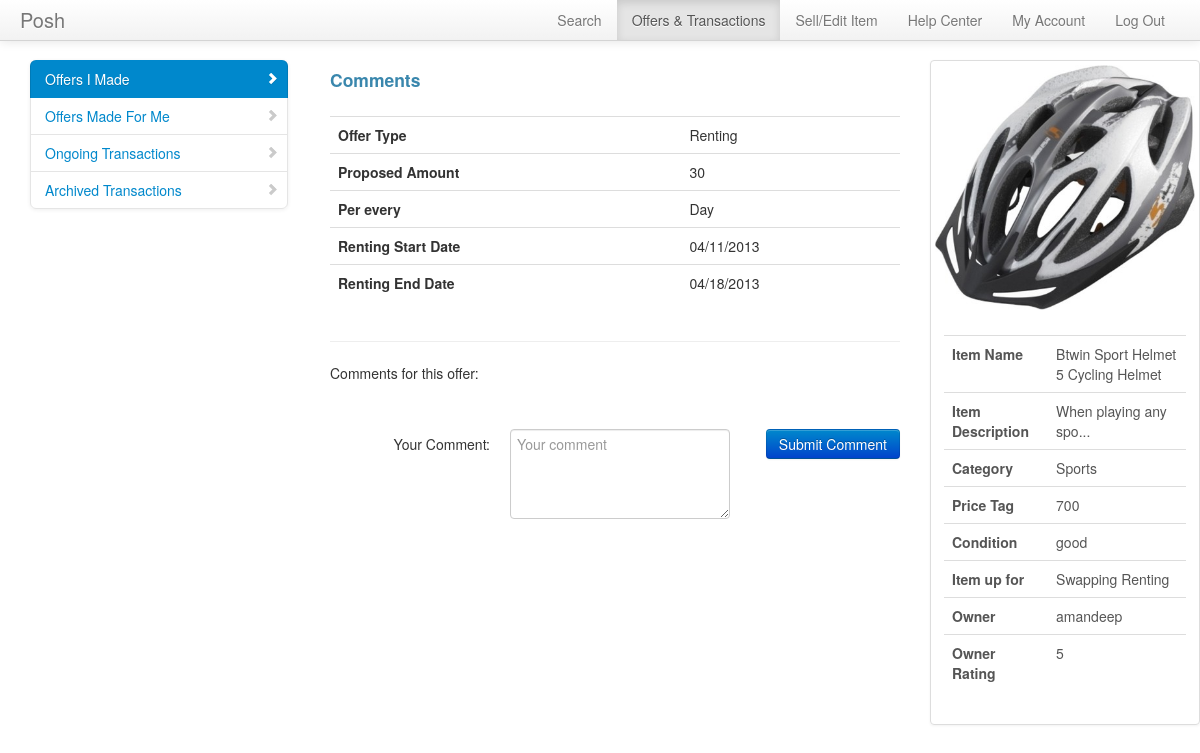
Screenshot of /manageoffers/viewcommentsrent.php?offerid=80 (signed in) with the database file from the repository.
### tables this page shows
CREATE TABLE IF NOT EXISTS `rentdetails` (
  `offerid` int(10) NOT NULL,
  `startdate` varchar(20) NOT NULL,
  `enddate` varchar(20) NOT NULL,
  `amount` int(10) NOT NULL,
  `per` varchar(10) NOT NULL,
  KEY `offerid` (`offerid`)
);

CREATE TABLE IF NOT EXISTS `inventory` (
  `itemid` int(10) NOT NULL AUTO_INCREMENT,
  `owner` varchar(20) NOT NULL,
  `itemname` varchar(40) NOT NULL,
  `category` varchar(40) NOT NULL,
  `addedon` timestamp NOT NULL DEFAULT CURRENT_TIMESTAMP,
  `pricetag` int(10) NOT NULL,
  `description` varchar(500) NOT NULL,
  `condition` varchar(20) NOT NULL,
  `image` varchar(500) DEFAULT NULL,
  PRIMARY KEY (`itemid`),
  KEY `owner` (`owner`)
);

CREATE TABLE IF NOT EXISTS `users` (
  `username` varchar(20) NOT NULL,
  `studentid` int(10) NOT NULL,
  `email` varchar(40) NOT NULL,
  `firstname` varchar(40) NOT NULL,
  `lastname` varchar(40) NOT NULL,
  `roomno` int(3) NOT NULL,
  `wing` varchar(1) NOT NULL,
  `rating` float NOT NULL DEFAULT '5',
  `password` varchar(20) NOT NULL,
  `confirmed` int(1) NOT NULL,
  `ratingno` int(11) DEFAULT '1',
  `random` int(11) DEFAULT NULL,
  PRIMARY KEY (`username`)
);

### meekrodb.2.1.class.php (called while the page is built, shortened)
<?php
class DB {
  protected static $mdb = null;
  public static function getMDB() {
    $mdb = DB::$mdb;
    if ($mdb === null) {
      $mdb = DB::$mdb = new MeekroDB();
    }
    return $mdb;
  }
  public static function query() { $args = func_get_args(); return call_user_func_array(array(DB::getMDB(), 'query'), $args); }
}
class MeekroDB {
  public $dbName = '';
  public $user = '';
  public $password = '';
  public $host = 'localhost';
  public $port = null;
  public $encoding = 'latin1';
  public $queryMode = 'queryAllRows';
  public $param_char = '%';
  public $named_param_seperator = '_';
  public $internal_mysql = null;
  public function __construct($host=null, $user=null, $password=null, $dbName=null, $port=null, $encoding=null) {
    if ($host === null) $host = DB::$host;
    if ($user === null) $user = DB::$user;
    if ($password === null) $password = DB::$password;
    if ($dbName === null) $dbName = DB::$dbName;
    if ($port === null) $port = DB::$port;
    if ($encoding === null) $encoding = DB::$encoding;
    $this->host = $host;
    $this->user = $user;
    $this->password = $password;
    $this->dbName = $dbName;
    $this->port = $port;
    $this->encoding = $encoding;
  }
  public function get() {
    $mysql = $this->internal_mysql;
    if ($mysql == null) {
      if (! $this->port) $this->port = ini_get('mysqli.default_port');
      $mysql = new mysqli($this->host, $this->user, $this->password, $this->dbName, $this->port);
      $mysql->set_charset($this->encoding);
      $this->internal_mysql = $mysql;
    }
    return $mysql;
  }
  public function escape($str) {
    $db = $this->get();
    return $db->real_escape_string($str);
  }
  protected function prependCall($function, $args, $prepend) {
    array_unshift($args, $prepend);
    return call_user_func_array($function, $args);
  }
  protected function wrapStr($strOrArray, $wrapChar, $escape = false) {
    if (! is_array($strOrArray)) {
      if ($escape) return $wrapChar . $this->escape($strOrArray) . $wrapChar;
      else return $wrapChar . $strOrArray . $wrapChar;
    } else {
      $R = array();
      foreach ($strOrArray as $element) {
        $R[] = $this->wrapStr($element, $wrapChar, $escape);
      }
      return $R;
    }
  }
  public function freeResult($result) {
    return $result->free();
  }
  public function parseQueryParamsNew() {
    $args = func_get_args();
    $sql = array_shift($args);
    $args_all = $args;
    $posList = array();
    $pos_adj = 0;
    $param_char_length = strlen($this->param_char);
    $named_seperator_length = strlen($this->named_param_seperator);
    $types = array(
      $this->param_char . 'll',
      $this->param_char . 'ls',
      $this->param_char . 'l',
      $this->param_char . 'li',
      $this->param_char . 'ld',
      $this->param_char . 'lb',
      $this->param_char . 's',
      $this->param_char . 'i',
      $this->param_char . 'd',
      $this->param_char . 'b',
      $this->param_char . 'ss'
    );
    foreach ($types as $type) {
      $lastPos = 0;
      while (($pos = strpos($sql, $type, $lastPos)) !== false) {
        $lastPos = $pos + 1;
        $posList[$pos] = $type;
      }
    }
    ksort($posList);
    foreach ($posList as $pos => $type) {
      $type = substr($type, $param_char_length);
      $length_type = strlen($type) + $param_char_length;
      $new_pos = $pos + $pos_adj;
      $new_pos_back = $new_pos + $length_type;
      if ($arg_number_length = strspn($sql, '0123456789', $new_pos_back)) {
        $arg_number = substr($sql, $new_pos_back, $arg_number_length);
        if (! isset($args_all[$arg_number])) $this->nonSQLError("Non existent argument reference (arg $arg_number): $sql");
        $arg = $args_all[$arg_number];
      } else {
        $arg = array_shift($args);
      }
      if (in_array($type, array('s', 'i', 'd', 'b', 'l'))) {
        $array_type = false;
        $arg = array($arg);
        $type = 'l' . $type;
      } else if ($type == 'ss') {
        $result = "'%" . $this->escape(str_replace(array('%', '_'), array('\%', '\_'), $arg)) . "%'";
      } else {
        $array_type = true;
        if (! is_array($arg)) $this->nonSQLError("Badly formatted SQL query: $sql -- expecting array, but didn't get one!");
      }
      if ($type == 'ls') $result = $this->wrapStr($arg, "'", true);
      else if ($type == 'li') $result = array_map('intval', $arg);
      else if ($type == 'ld') $result = array_map('floatval', $arg);
      else if ($type == 'lb') $result = array_map(array($this, 'formatTableName'), $arg);
      else if ($type == 'll') $result = $arg;
      else if (! $result) $this->nonSQLError("Badly formatted SQL query: $sql");
      if (is_array($result)) {
        if (! $array_type) $result = $result[0];
        else $result = '(' . implode(',', $result) . ')';
      }
      $sql = substr_replace($sql, $result, $new_pos, $length_type + $arg_number_length);
      $pos_adj += strlen($result) - ($length_type + $arg_number_length);
    }
    return $sql;
  }
  public function parseQueryParams() {
    $args = func_get_args();
    if (is_string($args[1]) && preg_match('/^[is]+$/', $args[1]) && substr_count($args[0], '?') > 0)
      return call_user_func_array(array($this, 'parseQueryParamsOld'), $args);
    else
      return call_user_func_array(array($this, 'parseQueryParamsNew'), $args);
  }
  public function query() {
    $args = func_get_args();
    if ($this->queryMode == 'buffered' || $this->queryMode == 'unbuffered') {
      return $this->prependCall(array($this, 'queryHelper'), $args, $this->queryMode);
    } else {
      return call_user_func_array(array($this, 'queryAllRows'), $args);
    }
  }
  public function queryUnbuf() { $args = func_get_args(); return $this->prependCall(array($this, 'queryHelper'), $args, 'unbuffered'); }
  protected function queryHelper() {
    $args = func_get_args();
    $type = array_shift($args);
    $is_buffered = ($type == 'buffered');
    $is_null = ($type == 'null');
    $sql = call_user_func_array(array($this, 'parseQueryParams'), $args);
    $db = $this->get();
    $result = $db->query($sql, $is_buffered ? MYSQLI_STORE_RESULT : MYSQLI_USE_RESULT);
    return $result;
  }
  public function queryAllRows() {
    $args = func_get_args();
    $query = call_user_func_array(array($this, 'queryUnbuf'), $args);
    $result = $this->fetchAllRows($query);
    return $result;
  }
  protected function checkError() {
    return false;
  }
  public function fetchRow($result = null) {
    return $result->fetch_assoc();
  }
  public function fetchAllRows($result = null) {
    $A = array();
    while ($row = $this->fetchRow($result)) {
      $A[] = $row;
    }
    return $A;
  }
}
?>

### manageoffers/viewcommentsrent.php (the view, shortened to what this page needs)
<!DOCTYPE html>
<?php
$offerdetails = DB::query("SELECT * from offerdetails where offerid=%i", $_GET['offerid']);
$offerdetails = $offerdetails[0];
$rentdetails = DB::query("SELECT * from rentdetails where offerid=%i", $_GET['offerid']);
$rentdetails = $rentdetails[0];
$selling = DB::query("SELECT * from inventory where itemid=%i", $offerdetails['sellingitem']);
$selling=$selling[0];
?>
<html lang="en">
  <head>
    <link href="../bootstrap/css/bootstrap.css" rel="stylesheet">
    <link href="datepicker.css" rel="stylesheet">
    <link href="../bootstrap/css/bootstrap-responsive.css" rel="stylesheet">
    <link href="../bootstrap/css/bootstrap-fileupload.css" rel="stylesheet">
    <link href="../bootstrap/css/docs.css" rel="stylesheet">
	</head>
	<body>
		<div class="navbar navbar-fixed-top">
			<div class="navbar-inner">
				<div class="container" style="width: auto; padding: 0 20px;">
					<a class="brand pull-left" href="#">Posh</a>
					<ul class="nav pull-right">
						<li><a href="../search/searchhome.php">Search</a></li>
						<li class="active"><a href="../manageoffers/listoffersbyme.php">Offers & Transactions</a></li>
						<li><a href="../inventory/viewitems.php">Sell/Edit Item</a></li>
						<li><a href="../helpcenter.php">Help Center</a></li>
						<li><a href="../userdetails.php">My Account</a></li>
						<li><a href="../login/logout.php">Log Out</a></li>
					</ul>
				</div>
			</div>
		</div>
		<div class="container" style="width: auto; padding: 20px 0px 0px 0px;">
			<div class="span3 bs-docs-sidebar">
				<ul class="nav nav-list bs-docs-sidenav">
					<li  class="active"><a href="listoffersbyme.php"><i class="icon-chevron-right"></i>Offers I Made</a></li>
					<li ><a href="listoffersforme.php"><i class="icon-chevron-right"></i>Offers Made For Me</a></li>
					<li><a href="../transactions/viewongoing.php"><i class="icon-chevron-right"></i>Ongoing Transactions</a></li>
					<li><a href="../transactions/archived.php"><i class="icon-chevron-right"></i>Archived Transactions</a></li>
				</ul>
			</div>
			<div class="span6">
			<div class="row-fluid">
			<h4><p class="text-info">Comments </p></h4>
			</div>
			<div class="row-fluid">
			<table class="table table-hover">
				<thead>
					<tr>
					<th></th>
					<th></th>
					</tr>
				</thead>
				<tr>
					<th>Offer Type </th>
					<td>Renting</td>
				</tr>
				<tr>
					<th>Proposed Amount </th>
					<td><?php echo $rentdetails['amount']?></td>
				</tr>
				<tr>
						<th>Per every  </th>
						<td><?php echo $rentdetails['per']?></td>
				</tr>
				<tr>
					<th>Renting Start Date </th>
					<td><?php echo $rentdetails['startdate']?></td>
				</tr>
				<tr>
					<th>Renting End Date </th>
					<td><?php echo $rentdetails['enddate']?></td>
				</tr>
			</table>
			</div>
			<div class="row-fluid">
			<hr>
			<p>
			<?php
			echo 'Comments for this offer: ';
			echo '<table class="table table-hover">
				<thead>
					<tr>
					<th></th>
					<th></th>
					</tr>
				</thead>';
			echo 	'</table>';
			?>
			</p>
			<form name="comment" class="form-horizontal" action="submitcomment.php" method="post">
						<div class="control-group" id="commentgroup">
							<label class="control-label" for="inputComment">Your Comment: </label>
							<div class="controls">
							<textarea rows="4" name="comment" required id="inputComment" placeholder="Your comment" onkeyup=""></textarea>
							<button class="btn btn-primary pull-right" type="submit" id="signupbtn">Submit Comment</button>
							</div>
						</div>
			</form>
			</div>
		</div>
			<div class="span3">
			<div class="thumbnail">
			<?php echo '<img src="../upload/'.$selling['image'].'" alt="">';?>
			<div class="caption">
				<div class="row-fluid">
				<table class="table table-hover">
				<thead>
					<tr>
					<th></th>
					<th></th>
					</tr>
				</thead>
				<tr>
					<th>Item Name </th>
					<td><?php echo $selling['itemname']?></td>
				</tr>
				<tr>
					<th>Item Description </th>
					<td><?php echo substr($selling['description'],0,20)."..."?></td>
				</tr>
				<tr>
						<th>Category </th>
						<td><?php echo $selling['category']?></td>
				</tr>
				<tr>
					<th>Price Tag </th>
					<td><?php echo $selling['pricetag']?></td>
				</tr>
				<tr>
					<th>Condition </th>
					<td><?php echo $selling['condition']?></td>
				</tr>
				<tr>
					<th>Item up for </th>
					<td>
					<?php
						$ssrvalue = DB::query("SELECT ssr FROM ssritem WHERE itemid=%i",$selling['itemid']);
						$N = count($ssrvalue);
						$ssrstring = "";
						for($i=0;$i<$N;$i++){
							$val = array_values($ssrvalue[$i]);
							if($val[0]=='swap')
								$ssrstring=$ssrstring."Swapping ";
							if($val[0]=='rent')
								$ssrstring=$ssrstring."Renting ";
						}
						echo $ssrstring;
					?>
					</td>
				</tr>
				<tr>
					<th>Owner </th>
					<td><?php echo $selling['owner'];?></td>
				</tr>
				<tr>
					<th>Owner Rating</th>
					<td><?php
					$user = DB::query("SELECT * from users where username=%s", $selling['owner']);
					$user = $user[0];
					echo round($user['rating'], 2);
					?></td>
				</tr>
				</table>
			</div>
			</div>
			</div>
			</div>
		</div>
	</body>
</html>

### manageoffers/viewcommentsrent.php (style rules this page uses)
body { padding-top: 40px; padding-bottom: 20px; }

### rows the page displays
rentdetails: amount "30", per "Day", startdate "04/11/2013", enddate "04/18/2013"
inventory: image (picture), itemname "Btwin Sport Helmet 5 Cycling Helmet", description "When playing any spo", category "Sports", pricetag "700", condition "good", owner "amandeep"
users: rating "5"

### other values shown
$ssrstring "Swapping Renting"
